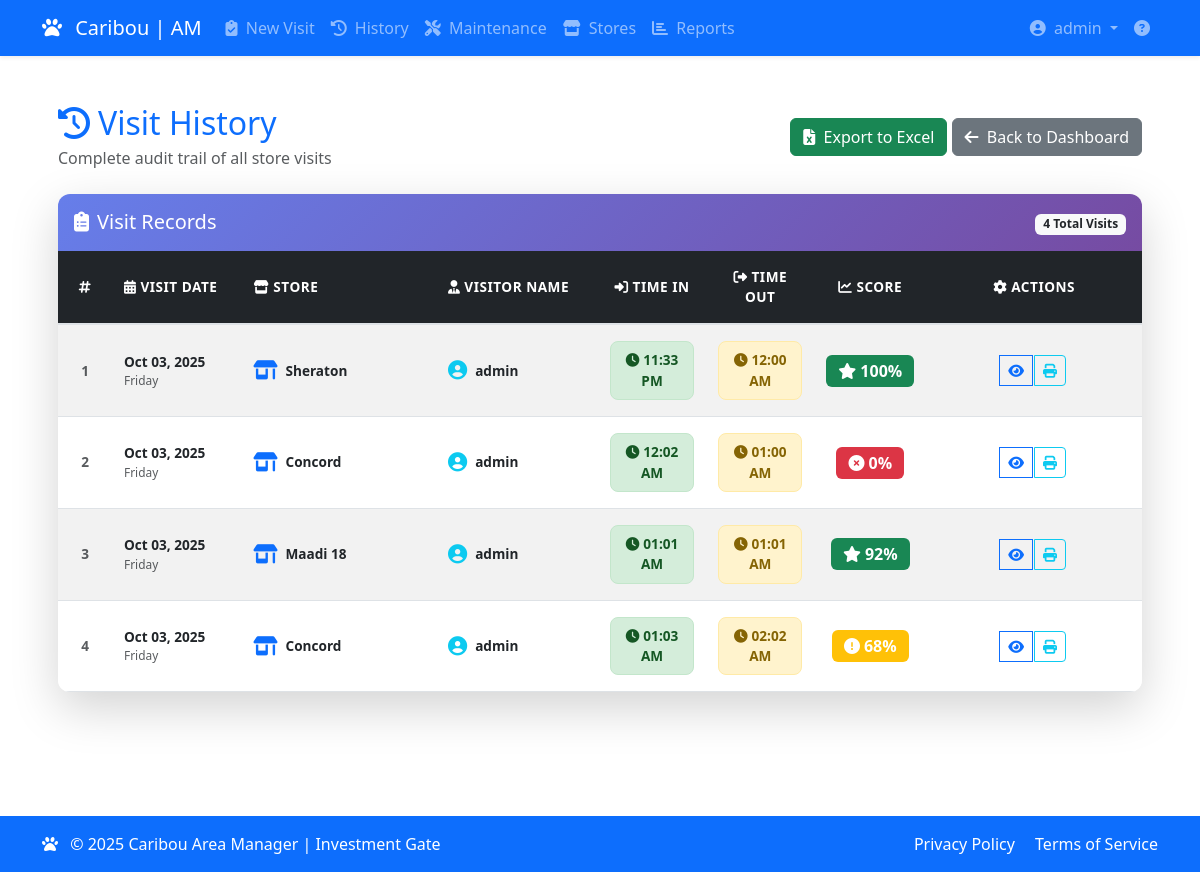
The app's page /checklist/history/ (signed in), older data.
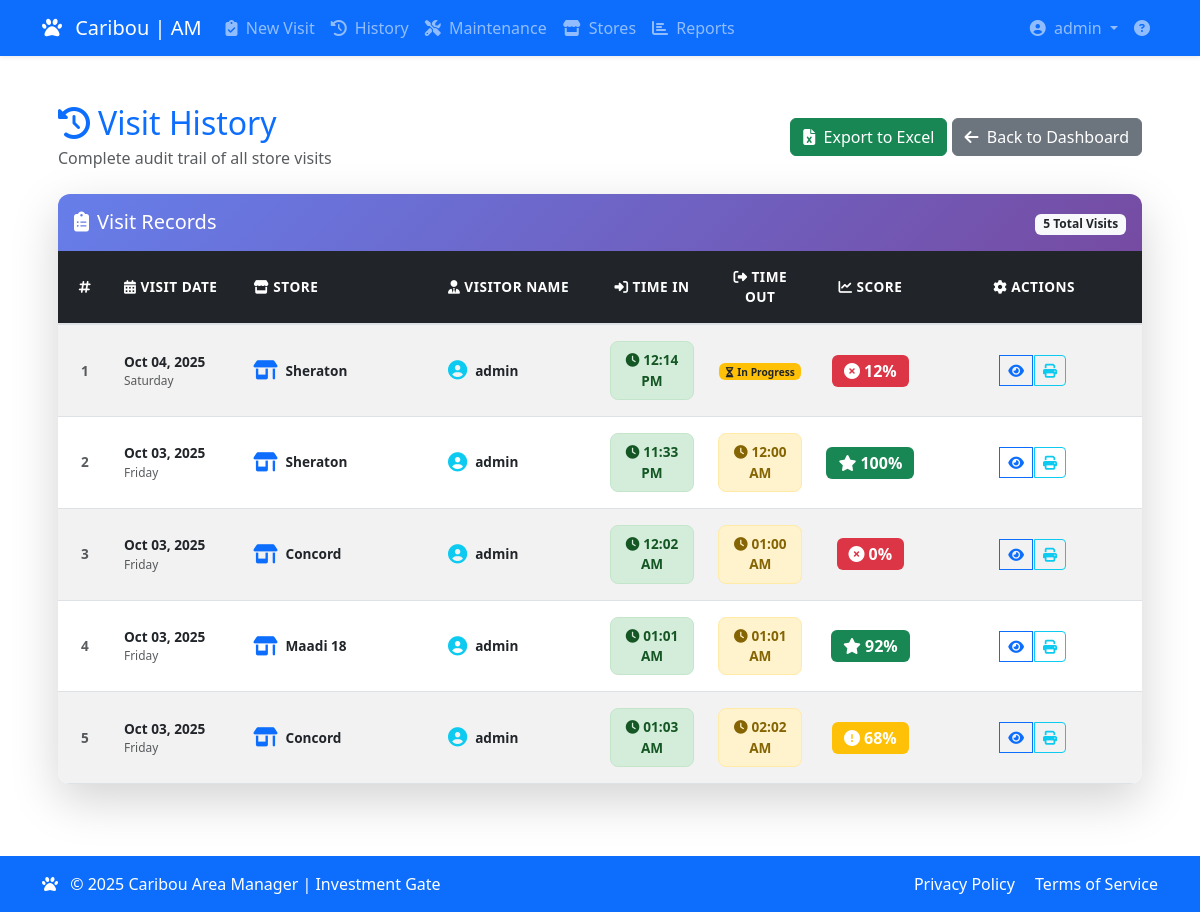
The same page, newer data.
### checklist/models.py (models this page shows, shortened)
class AreaManagerVisit(models.Model):
    store = models.ForeignKey(Store, on_delete=models.CASCADE, related_name='visits')
    manager = models.ForeignKey(User, on_delete=models.CASCADE)
    date = models.DateField(auto_now_add=True)
    month = models.CharField(max_length=20)
    day = models.IntegerField(default=1)
    time = models.TimeField(auto_now_add=True)
    overall_score = models.IntegerField(blank=True, null=True)
    notes = models.TextField(blank=True)
    run_out_items = models.TextField(blank=True)
    maintenance_needed = models.TextField(blank=True)
    general_notes = models.TextField(blank=True)
    is_draft = models.BooleanField(default=False)
    created_at = models.DateTimeField(auto_now_add=True)
    updated_at = models.DateTimeField(auto_now=True)
    time_in = models.TimeField('Time In', default=timezone.now)
    time_out = models.TimeField('Time Out', blank=True, null=True)

class Store(models.Model):
    name = models.CharField(max_length=100)
    address = models.TextField()
    manager_name = models.CharField(max_length=100, blank=True)
    phone = models.CharField(max_length=20, blank=True, validators=[RegexValidator(r'^\+?1?\d{9,15}$', 'Enter valid phone number (e.g. +1234567890)')], help_text='Store contact number with country code')
    email = models.EmailField(blank=True)
    is_active = models.BooleanField(default=True)
    area = models.ForeignKey(Area, on_delete=models.SET_NULL, null=True, blank=True, related_name='stores')
    equipment_categories = models.ManyToManyField('EquipmentCategory', blank=True)

### checklist/views/checklist_views.py (the view)
# urls.py: path('history/', checklist_history, name='checklist_history'),
@login_required
def checklist_history(request):
    sort_by = request.GET.get('sort', '-date')
    valid_sorts = ['store__name', '-store__name', 'date', '-date', 'overall_score', '-overall_score']
    visits = AreaManagerVisit.objects.filter(
        manager=request.user,
        is_draft=False
    ).select_related('store')
    if sort_by in valid_sorts:
        visits = visits.order_by(sort_by)
    paginator = Paginator(visits, 15)
    page_number = request.GET.get('page')
    page_obj = paginator.get_page(page_number)
    history = []
    for visit in page_obj:
        history.append({
            'timestamp': visit.created_at,
            'user': visit.manager.get_full_name() or str(visit.manager),
            'action': 'Visit',
            'details': f"Store: {visit.store.name}, Score: {getattr(visit, 'overall_score', 'N/A')}"
        })
    return render(request, 'checklist/history.html', {
        'history': history,
        'sort_by': sort_by,
        'page_obj': page_obj
    })

### templates/checklist/history.html (shortened to what this page needs)
{% extends 'checklist/base.html' %}
{% load static %}
{% load checklist_tags %}
{% block content %}
<div class="container-fluid mt-4 history-container">
    <div class="d-flex justify-content-between align-items-center mb-4">
        <div>
            <h2 class="text-primary mb-1">
                <i class="fas fa-history me-2"></i>Visit History
            </h2>
            <p class="text-muted mb-0">Complete audit trail of all store visits</p>
        </div>
        <div>
            <a href="{% url 'checklist:export_history_excel' %}" class="btn btn-success">
                <i class="fas fa-file-excel me-1"></i> Export to Excel
            </a>
            <a href="{% url 'checklist:dashboard' %}" class="btn btn-secondary">
                <i class="fas fa-arrow-left me-1"></i> Back to Dashboard
            </a>
        </div>
    </div>
    <div class="card shadow-lg border-0">
        <div class="card-header bg-gradient-primary text-white py-3">
            <div class="row align-items-center">
                <div class="col">
                    <h5 class="mb-0">
                        <i class="fas fa-clipboard-list me-2"></i>Visit Records
                    </h5>
                </div>
                <div class="col-auto">
                    <span class="badge bg-light text-dark">{{ page_obj.paginator.count }} Total Visits</span>
                </div>
            </div>
        </div>
        <div class="card-body p-0">
            <div class="table-responsive">
                <table class="table table-hover table-striped mb-0 visit-history-table">
                    <thead class="table-dark">
                        <tr>
                            <th class="text-center" style="width: 5%;">
                                <i class="fas fa-hashtag"></i>
                            </th>
                            <th style="width: 12%;">
                                <i class="fas fa-calendar-alt me-1"></i>Visit Date
                            </th>
                            <th style="width: 18%;">
                                <i class="fas fa-store me-1"></i>Store
                            </th>
                            <th style="width: 15%;">
                                <i class="fas fa-user-tie me-1"></i>Visitor Name
                            </th>
                            <th class="text-center" style="width: 10%;">
                                <i class="fas fa-sign-in-alt me-1"></i>Time In
                            </th>
                            <th class="text-center" style="width: 10%;">
                                <i class="fas fa-sign-out-alt me-1"></i>Time Out
                            </th>
                            <th class="text-center" style="width: 10%;">
                                <i class="fas fa-chart-line me-1"></i>Score
                            </th>
                            <th class="text-center" style="width: 20%;">
                                <i class="fas fa-cog me-1"></i>Actions
                            </th>
                        </tr>
                    </thead>
                    <tbody>
                        {% for visit in page_obj %}
                        <tr class="align-middle visit-row">
                            <td class="text-center fw-bold text-muted">
                                {{ forloop.counter|add:page_obj.start_index|add:"-1" }}
                            </td>
                            <td>
                                <div class="d-flex flex-column">
                                    <span class="fw-bold">{{ visit.date|date:"M d, Y" }}</span>
                                    <small class="text-muted">{{ visit.date|date:"l" }}</small>
                                </div>
                            </td>
                            <td>
                                <div class="d-flex align-items-center">
                                    <div class="store-icon me-2">
                                        <i class="fas fa-store-alt text-primary"></i>
                                    </div>
                                    <div>
                                        <div class="fw-bold">{{ visit.store.name }}</div>
                                    </div>
                                </div>
                            </td>
                            <td>
                                <div class="d-flex align-items-center">
                                    <div class="visitor-avatar me-2">
                                        <i class="fas fa-user-circle text-info"></i>
                                    </div>
                                    <div>
                                        <div class="fw-bold">{{ visit.manager.get_full_name|default:visit.manager.username }}</div>
                                    </div>
                                </div>
                            </td>
                            <td class="text-center">
                                {% if visit.time_in %}
                                <div class="time-badge badge-time-in">
                                    <i class="fas fa-clock me-1"></i>{{ visit.time_in|time:"h:i A" }}
                                </div>
                                {% else %}
                                <span class="text-muted">—</span>
                                {% endif %}
                            </td>
                            <td class="text-center">
                                {% if visit.time_out %}
                                <div class="time-badge badge-time-out">
                                    <i class="fas fa-clock me-1"></i>{{ visit.time_out|time:"h:i A" }}
                                </div>
                                {% else %}
                                <span class="badge bg-warning text-dark">
                                    <i class="fas fa-hourglass-half me-1"></i>In Progress
                                </span>
                                {% endif %}
                            </td>
                            <td class="text-center">
                                {% if visit.overall_score >= 90 %}
                                <span class="badge bg-success score-badge">
                                    <i class="fas fa-star me-1"></i>{{ visit.overall_score }}%
                                </span>
                                {% elif visit.overall_score >= 75 %}
                                <span class="badge bg-primary score-badge">
                                    <i class="fas fa-check-circle me-1"></i>{{ visit.overall_score }}%
                                </span>
                                {% elif visit.overall_score >= 60 %}
                                <span class="badge bg-warning score-badge">
                                    <i class="fas fa-exclamation-circle me-1"></i>{{ visit.overall_score }}%
                                </span>
                                {% else %}
                                <span class="badge bg-danger score-badge">
                                    <i class="fas fa-times-circle me-1"></i>{{ visit.overall_score }}%
                                </span>
                                {% endif %}
                            </td>
                            <td class="text-center">
                                <fieldset class="btn-group">
                                    <a href="{% url 'checklist:checklist_detail' visit.id %}"
                                       class="btn btn-sm btn-outline-primary"
                                       title="View Details">
                                        <i class="fas fa-eye"></i>
                                    </a>
                                    <a href="{% url 'checklist:print_visit_report' visit.id %}"
                                       class="btn btn-sm btn-outline-info"
                                       target="_blank"
                                       title="Print Report">
                                        <i class="fas fa-print"></i>
                                    </a>
                                </fieldset>
                            </td>
                        </tr>
                        {% endfor %}
                    </tbody>
                </table>
            </div>
        </div>
    </div>
</div>
{% endblock %}

### templates/checklist/base.html (shortened to what this page needs)
<!DOCTYPE html>
<html lang="en">
<head>
    <link href="https://cdn.jsdelivr.net/npm/bootstrap@5.3.0/dist/css/bootstrap.min.css" rel="stylesheet">
    <link href="https://cdnjs.cloudflare.com/ajax/libs/font-awesome/6.4.0/css/all.min.css" rel="stylesheet">
</head>
<body>
    {% include 'checklist/navbar.html' %}
    <main class="container my-4">
        {% block content %}
        {% endblock %}
    </main>
    {% include 'checklist/footer.html' %}
</body>
</html>

### templates/checklist/navbar.html (shortened to what this page needs)
<nav class="navbar navbar-expand-lg navbar-dark bg-primary shadow-sm">
    <div class="container">
        <a class="navbar-brand" href="{% url 'checklist:dashboard' %}">
            <i class="fas fa-paw me-2"></i>
            Caribou | AM
        </a>
        <div class="collapse navbar-collapse" id="mainNav">
            <ul class="navbar-nav me-auto">
                <li class="nav-item">
                    <a class="nav-link" href="{% url 'checklist:new_checklist' %}">
                        <i class="fas fa-clipboard-check me-1"></i>
                        New Visit
                    </a>
                </li>
                <li class="nav-item">
                    <a class="nav-link" href="{% url 'checklist:checklist_history' %}">
                        <i class="fas fa-history me-1"></i>
                        History
                    </a>
                </li>
                <li class="nav-item">
                    <a class="nav-link" href="{% url 'checklist:maintenance_list' %}">
                        <i class="fas fa-tools me-1"></i>
                        Maintenance
                    </a>
                </li>
                <li class="nav-item">
                    <a class="nav-link" href="{% url 'checklist:store_list' %}">
                        <i class="fas fa-store me-1"></i>
                        Stores
                    </a>
                </li>
                <li class="nav-item">
                    <a class="nav-link" href="{% url 'checklist:reports' %}">
                        <i class="fas fa-chart-bar me-1"></i>
                        Reports
                    </a>
                </li>
            </ul>
            <ul class="navbar-nav ms-auto">
                <li class="nav-item dropdown">
                    <button class="nav-link dropdown-toggle btn btn-link" type="button" data-bs-toggle="dropdown" aria-expanded="false" onkeydown="if(event.key==='Enter'||event.key===' '){this.click()}">
                        <i class="fas fa-user-circle me-1"></i>
                        {{ user.get_full_name|default:user.get_username }}
                    </button>
                </li>
                <li class="nav-item">
                    <a class="nav-link" href="{% url 'help' %}" title="Help">
                        <i class="fas fa-question-circle"></i>
                    </a>
                </li>
            </ul>
        </div>
    </div>
</nav>

### templates/checklist/footer.html
<footer class="bg-primary text-white mt-5 py-3">
    <div class="container">
        <div class="row align-items-center">
            <div class="col-md-6">
                <span class="me-2">
                    <i class="fas fa-paw"></i>
                </span>
                <span>© 2025 Caribou Area Manager | Investment Gate</span>
            </div>
            <div class="col-md-6 text-end">
                <a href="#" class="text-white text-decoration-none me-3">Privacy Policy</a>
                <a href="#" class="text-white text-decoration-none">Terms of Service</a>
            </div>
        </div>
    </div>
</footer>

### templates/checklist/base.html (style rules this page uses)
body { min-height: 100vh; display: flex; flex-direction: column; }
main { flex: 1; }

### templates/checklist/history.html (style rules this page uses)
.history-container { min-height: 80vh; padding: 0 2rem; }
.bg-gradient-primary { background: linear-gradient(135deg, #667eea 0%, #764ba2 100%); }
.visit-history-table { font-size: 0.95rem; }
.visit-history-table thead th { font-weight: 600; text-transform: uppercase; font-size: 0.85rem; letter-spacing: 0.5px; border-bottom: 2px solid #dee2e6; padding: 1rem 0.75rem; vertical-align: middle; }
.visit-history-table tbody td { padding: 1rem 0.75rem; vertical-align: middle; }
.visit-row { transition: all 0.3s ease; cursor: pointer; }
.store-icon, .visitor-avatar { font-size: 1.5rem; }
.time-badge { display: inline-block; padding: 0.5rem 0.75rem; border-radius: 8px; font-weight: 600; font-size: 0.85rem; }
.badge-time-in { background-color: #d4edda; color: #155724; border: 1px solid #c3e6cb; }
.badge-time-out { background-color: #fff3cd; color: #856404; border: 1px solid #ffeaa7; }
.score-badge { font-size: 1rem; padding: 0.5rem 0.75rem; font-weight: 700; }
.btn-group { border: none; padding: 0; margin: 0; display: inline-flex; }
.btn-group .btn { margin: 0 2px; transition: all 0.2s ease; }
.card { border-radius: 12px; overflow: hidden; }
.card-header { border-bottom: none; }
@media (max-width: 1200px) { .history-container { padding: 0 1rem; } }
@media (max-width: 1200px) { .visit-history-table { font-size: 0.85rem; } }
@media (max-width: 1200px) { .visitor-avatar, .store-icon { font-size: 1.2rem; } }

Row changes from the older to the newer data that the page shows:
added AreaManagerVisit: date "Oct 04, 2025", date "Saturday", store.name "Sheraton", manager.get_full_name "admin", time_in "12:14 PM", shows "In Progress", overall_score "12"
Text that changed along with them:
{{ page_obj.paginator.count }}: "4" → "5"
